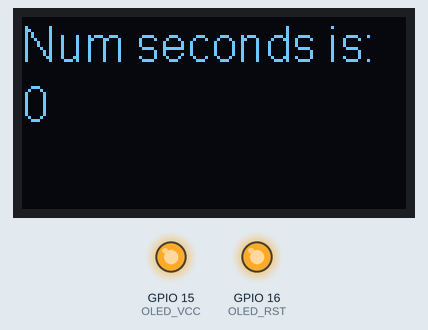
This sketch was run on a simulated ESP32. Parts: 128×64 one-colour display, output pins drawn as LEDs (lit = HIGH).

Above: at 0.1 s.
At 7.3 s:
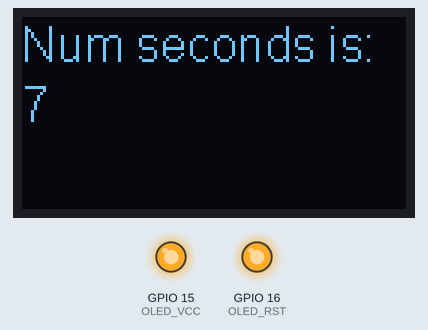
At 18.6 s:
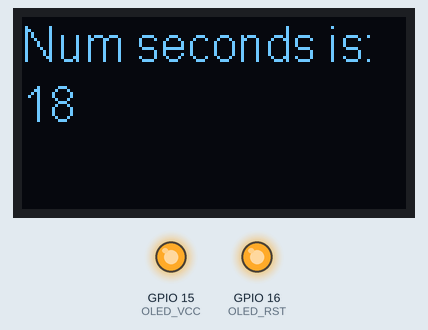
At 38.1 s:
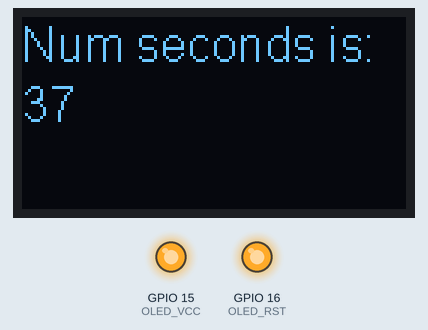
Timing chart, 0 to 39.6 s (numbered marks = the images above):
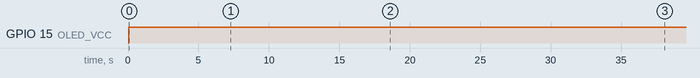

The sketch:

testOled.ino
```cpp
#include "SSD1306Wire.h"

//OLED related variables
#define OLED_ADDR 0x3c
#define OLED_SDA 21       //4 //TTGO board without SD Card has OLED SDA connected to pin 4 of ESP32
#define OLED_SCL 22       //15 //TTGO board without SD Card has OLED SCL connected to pin 15 of ESP32
#define OLED_RST 16       //Optional, TTGO board contains OLED_RST connected to pin 16 of ESP32
#define OLED_VCC 15

SSD1306Wire display(OLED_ADDR, OLED_SDA, OLED_SCL);
int counter = 0;

void initOLED() {
   pinMode(OLED_RST, OUTPUT);
   pinMode(OLED_VCC, OUTPUT);
   //Give a low to high pulse to the OLED display to reset it
   //This is optional and not required for OLED modules not containing a reset pin
   digitalWrite(OLED_RST, LOW);
   delay(20);
   digitalWrite(OLED_RST, HIGH);
}
void showOLEDMessage(String line1, String line2, String line3) {
   display.init();                        // clears screen
   display.setFont(ArialMT_Plain_16);
   display.drawString(0, 0, line1);       //  adds to buffer
   display.drawString(0, 20, line2);
   display.drawString(0, 40, line3);
   display.display();                     // displays content in buffer
}

void setup() {
   // put your setup code here, to run once:
   initOLED();
}
void loop() {
   // put your main code here, to run repeatedly
   showOLEDMessage("Num seconds is: ", String(counter), "");
   digitalWrite(OLED_VCC, HIGH);
   delay(1000);
   counter = counter+1;
}
```

Measured:
- by itself, GPIO 15 (OLED_VCC): LOW → HIGH at 0.05 s
- what the display in image 0 shows lasts 1.1 s, from 0.0 s to 1.1 s
